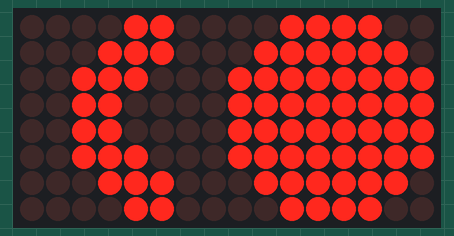
Simulated run of this sketch. Board: ESP32. Parts: 16×8 LED matrix.

Above: at 0.1 s.
At 1.1 s:
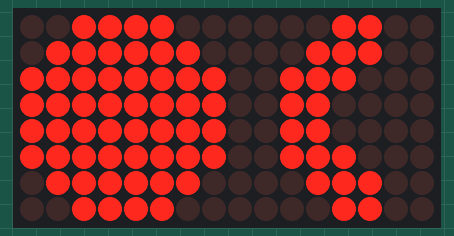

The sketch:

esp32max7129two.ino
```cpp
// Testing ESP32 with 2 x max7219 8x8 dot matrices they need to be daisy chained sharing CS and dout to DIN
// H.M.Phan - Robonyx - 16/9/24
// this is the part of the robot that gives it its soul looollll
#include <MD_MAX72xx.h>
#include <SPI.h>

// Define the number of devices (8x8 LED matrices) cascaded
#define MAX_DEVICES 2

// Define the type of hardware. Use FC16_HW for generic MAX7219 modules
#define HARDWARE_TYPE MD_MAX72XX::FC16_HW

// Define the ESP32 pins for SPI communication
#define DATA_PIN 23  // DIN pin connected to IO23
#define CS_PIN   17  // CS pins of both modules connected to IO17
#define CLK_PIN  18  // CLK pin connected to IO18

// Create a new instance of the MD_MAX72XX class with hardware SPI
MD_MAX72XX mx = MD_MAX72XX(HARDWARE_TYPE, CS_PIN, MAX_DEVICES);

const uint8_t PROGMEM smiley[] = {
  B00111100,
  B01111110,
  B11111111,
  B11111111,
  B11111111,
  B11111111,
  B01111110,
  B00111100
};

const uint8_t PROGMEM sad[] = {
  B00001100,
  B00011100,
  B00111000,
  B00110000,
  B00110000,
  B00111000,
  B00011100,
  B00001100
};

void setup() {
  mx.begin();
  mx.control(MD_MAX72XX::INTENSITY, 5); // Set brightness (0-15)
}

void loop() {
  // Display smiley face on Module 0
  displayBitmap(0, smiley);

  // Display sad face on Module 1
  displayBitmap(1, sad);

  delay(1000); // Display for 1 second

  // Swap images
  displayBitmap(0, sad);
  displayBitmap(1, smiley);

  delay(1000); // Display for 1 second

  // Loop repeats
}

// Function to display a bitmap on a specific module
void displayBitmap(uint8_t device, const uint8_t *bitmap) {
  for (uint8_t row = 0; row < 8; row++) {
    mx.setRow(device, row, pgm_read_byte(&bitmap[row]));
  }
}
```

Measured:
- what the display in image 1 shows lasts 1.0 s, from 1.0 s to 2.0 s
